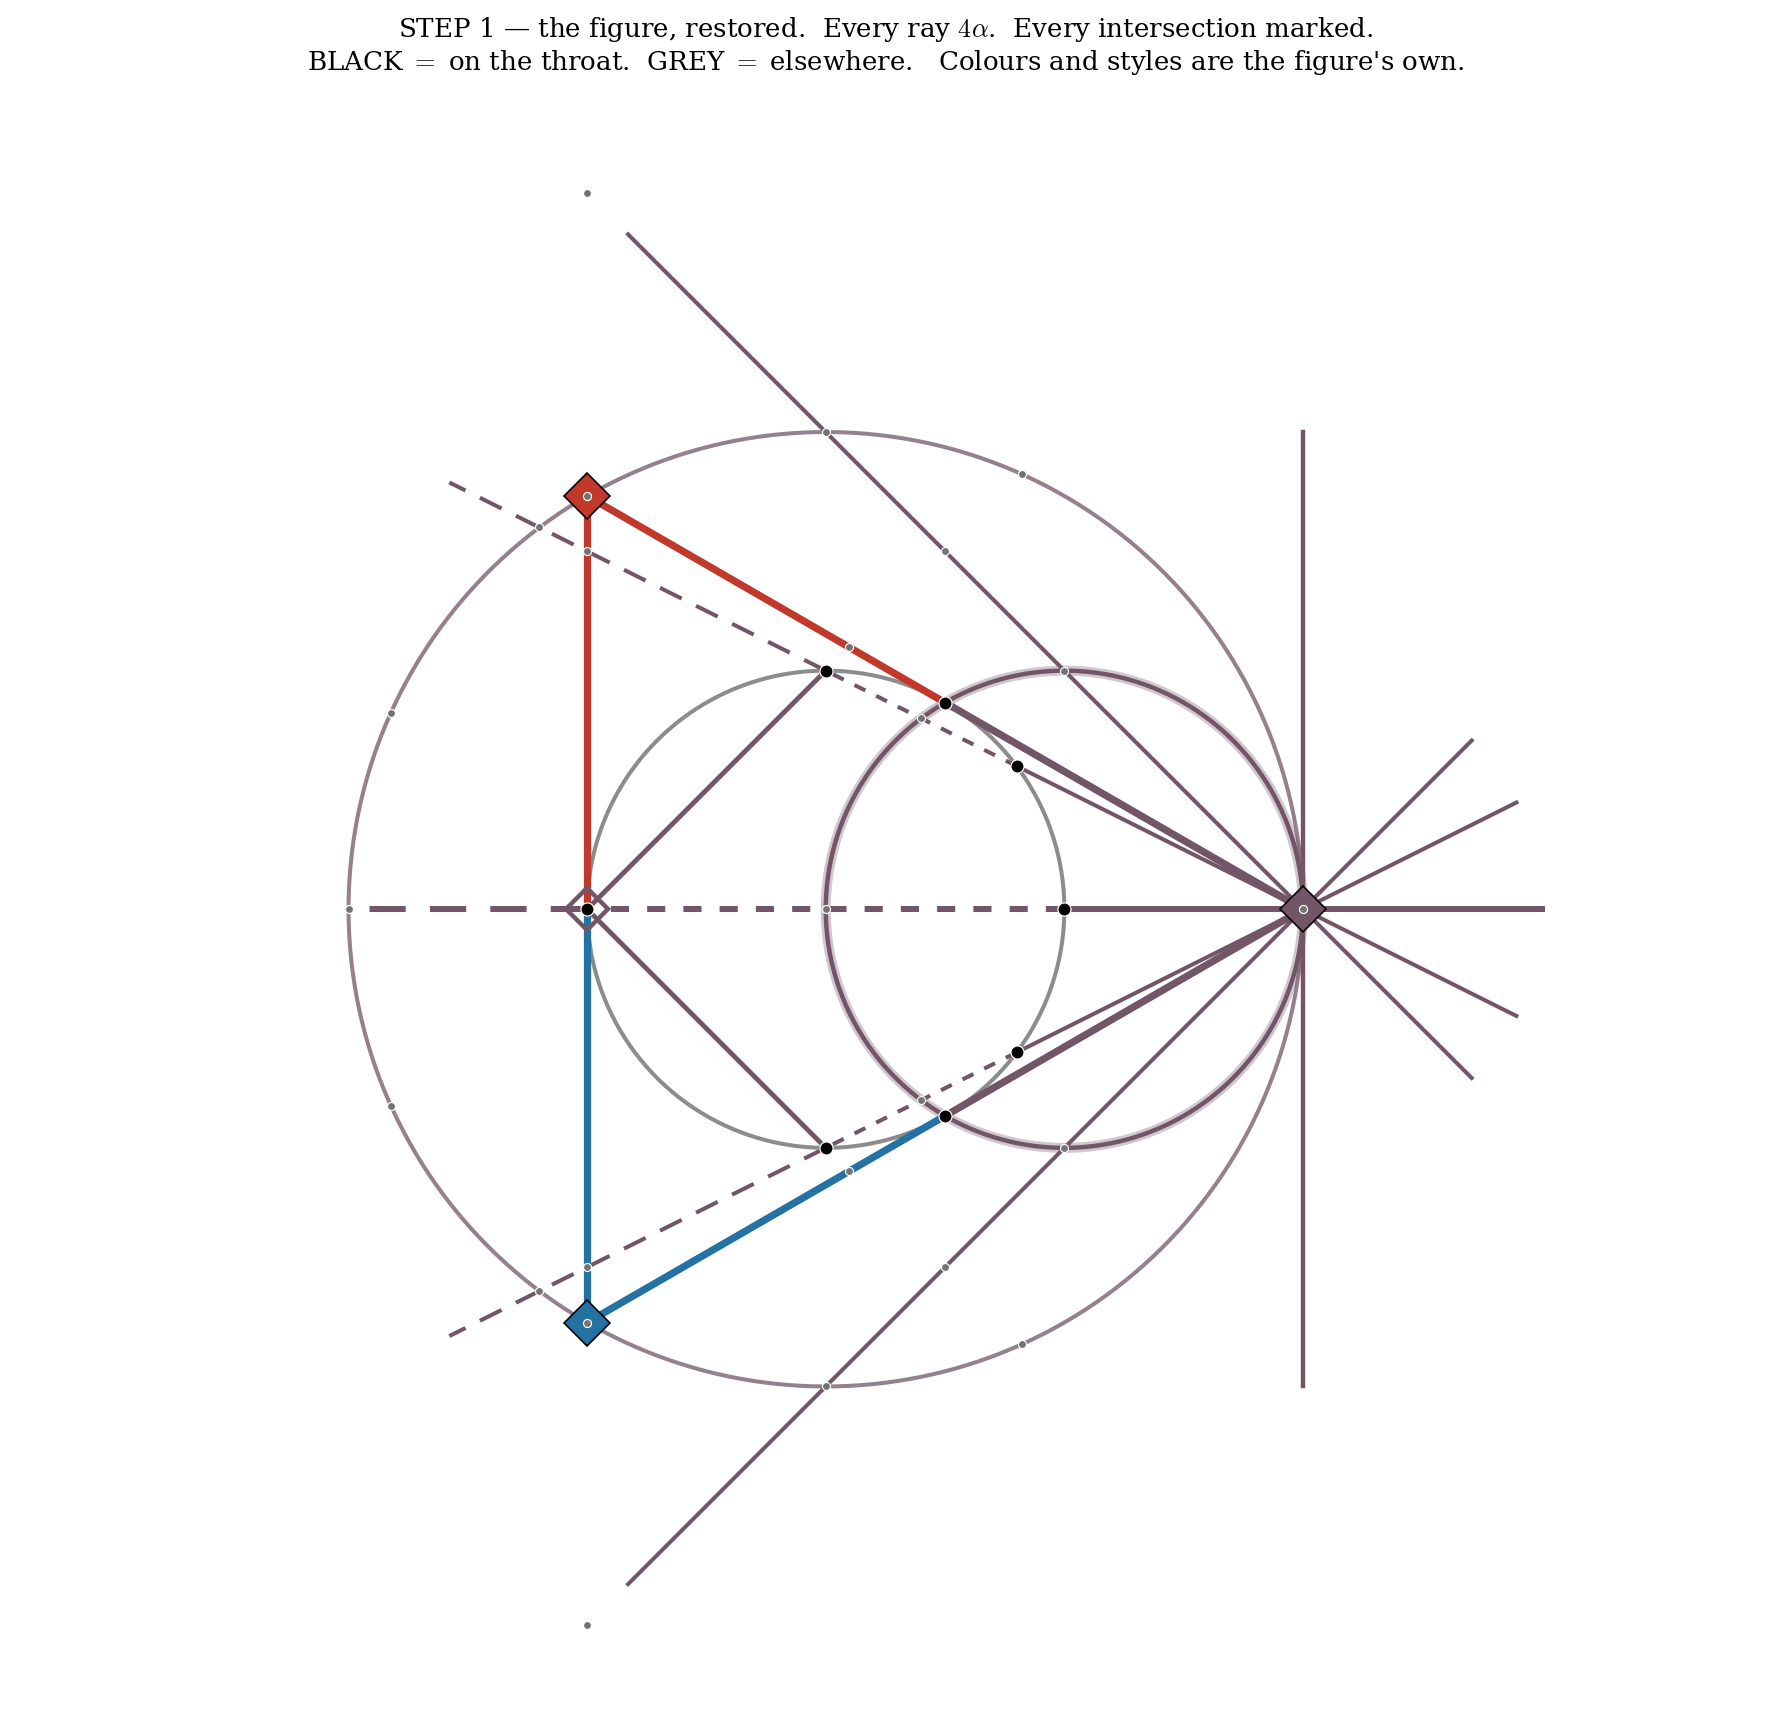

This chart was generated by the following Python code:
"""
STEP 1 (r1108) — p3_overhead.py, RESTORED. Rays cut to 4 alpha. Every intersection marked.

DARYL'S CONVENTIONS, read off his own code and KEPT:
    COLOUR = WHOSE IT IS.   PURPLE = hinge 0 and everything it draws.  RED = hinge 120.
                            BLUE = hinge 240.  The triangle's sides change colour AT the
                            tangent point -- "where the two rulings cross on their way across".
    STYLE  = WHERE IT IS.   solid       = hinge -> FIRST HIT      (the near side)
                            dotted(3,3) = first hit -> onward     (the far side)
                            dashed(6,4) = past the pole           ("up the hyperboloid")

CHANGES THIS STEP, and only these:
    * every ray from the hinge is cut to EXACTLY 4 alpha.
    * EVERY intersection is computed and marked -- lines x equator, lines x Thales,
      lines x each other, lines x the hinge circle.
NOTHING recoloured. Nothing invented. The numbers are printed so they can be checked.
"""
import numpy as np, matplotlib
matplotlib.use('Agg')
import matplotlib.pyplot as plt
import matplotlib.colors as mc
from itertools import combinations

plt.rcParams.update({'font.family': 'serif', 'font.size': 11, 'mathtext.fontset': 'cm'})
BLUE, RED = '#2471a3', '#c0392b'
PURPLE = tuple((np.array(mc.to_rgb(RED)) + np.array(mc.to_rgb(BLUE)))/2)
S3 = np.sqrt(3)
H = lambda d: 2*np.array([np.cos(np.deg2rad(d)), np.sin(np.deg2rad(d))])
COL = {0: PURPLE, 120: RED, 240: BLUE}
A0 = H(0)
RAY = 4.0                                    # ** 4 alpha. all of them. **

fig, ax = plt.subplots(figsize=(15.5, 15.5)); ax.set_aspect('equal')
th = np.linspace(0, 2*np.pi, 500)

# ---- the circles, as his ----
ax.plot(np.cos(th), np.sin(th), color='0.55', lw=2.0, zorder=2)                    # equator
ax.plot(2*np.cos(th), 2*np.sin(th), color=PURPLE, lw=2.0, alpha=0.75, zorder=1)    # hinge circle
ax.plot(1+np.cos(th), np.sin(th), color=PURPLE, lw=2.2, zorder=3)                  # Thales
ax.plot(1+np.cos(th), np.sin(th), color=PURPLE, lw=5.0, alpha=0.32, zorder=2)      # overcritical arc

# ---- the three sides: tangent at midpoints, colour changing there ----
for a, b in [(0, 120), (120, 240), (240, 0)]:
    A, B = H(a), H(b); M = (A+B)/2
    ax.plot([A[0], M[0]], [A[1], M[1]], color=COL[a], lw=3.6, zorder=4)
    ax.plot([M[0], B[0]], [M[1], B[1]], color=COL[b], lw=3.6, zorder=4)
for d in (0, 120, 240):
    ax.plot(*H(d), 'D', color=COL[d], ms=16, zorder=9, markeredgecolor='k', markeredgewidth=0.8)

# ---- hinge-0's rays, ALL 4 alpha, his styles ----
def unit(v): return v/np.hypot(*v)
RAYS = [('to the +pole',  np.array([0.8, +0.6]), np.array([0.0, +1.0])),
        ('to the -pole',  np.array([0.8, -0.6]), np.array([0.0, -1.0])),
        ('the horizontal', np.array([1.0, 0.0]), np.array([-1.0, 0.0]))]
for nm, K, P in RAYS:
    u = unit(K - A0)
    tK, tP = np.dot(K-A0, u), np.dot(P-A0, u)
    lw = 3.0 if 'horiz' in nm else 2.0
    ax.plot(*np.c_[A0, A0+tK*u], color=PURPLE, lw=lw, zorder=5)                       # solid: near
    ax.plot(*np.c_[A0+tK*u, A0+tP*u], color=PURPLE, lw=lw, ls=(0,(3,3)), zorder=5)    # dotted: far
    ax.plot(*np.c_[A0+tP*u, A0+RAY*u], color=PURPLE, lw=lw, ls=(0,(6,4)), zorder=5)   # dashed: beyond
    ax.plot(*np.c_[A0, A0-1.0*u], color=PURPLE, lw=lw, zorder=5)                      # behind the hinge
for sgn in (+1, -1):                                                                   # the 45-deg rays
    u = unit(np.array([1.0, sgn*1.0]) - A0)
    ax.plot(*np.c_[A0, A0+RAY*u], color=PURPLE, lw=2.0, zorder=5)
    ax.plot(*np.c_[A0, A0-1.0*u], color=PURPLE, lw=2.0, zorder=5)
ax.plot([2, 2], [A0[1]-RAY/2, A0[1]+RAY/2], color=PURPLE, lw=2.2, zorder=5)            # the vertical
for sgn in (+1, -1):                                                                   # the 45-deg chords
    ax.plot([0, -1], [sgn*1.0, 0], color=PURPLE, lw=2.4, zorder=5)
ax.plot(-1, 0, 'D', color=PURPLE, ms=15, zorder=10, markerfacecolor='none', markeredgewidth=2.2)

# =====================================================================
# EVERY INTERSECTION
# =====================================================================
def line_circle(P, u, C, R):
    f = P - C; b = 2*np.dot(f, u); c = np.dot(f, f) - R*R; disc = b*b - 4*c
    if disc < 0: return []
    return [P + t*u for t in ((-b-np.sqrt(disc))/2, (-b+np.sqrt(disc))/2)]
def line_line(P1, u1, P2, u2):
    A_ = np.array([u1, -u2]).T
    if abs(np.linalg.det(A_)) < 1e-12: return None
    t = np.linalg.solve(A_, P2 - P1); return P1 + t[0]*u1

# the full set of straight lines in the figure, as (name, point, direction)
LN = []
for nm, K, P in RAYS: LN.append((nm, A0, unit(K - A0)))
for sgn in (+1, -1): LN.append((f'45° {sgn:+d}', A0, unit(np.array([1.0, sgn*1.0]) - A0)))
LN.append(('the vertical', A0, np.array([0.0, 1.0])))
for a, b in [(0, 120), (120, 240), (240, 0)]: LN.append((f'side {a}-{b}', H(a), unit(H(b)-H(a))))
for sgn in (+1, -1): LN.append((f'45° chord {sgn:+d}', np.array([0.0, sgn*1.0]), unit(np.array([-1.0, -sgn*1.0]))))

pts = []
for nm, P, u in LN:
    for C, R, cn in [(np.zeros(2), 1.0, 'equator'), (np.array([1.0, 0.0]), 1.0, 'Thales'),
                     (np.zeros(2), 2.0, 'hinge circle')]:
        for X in line_circle(P, u, C, R): pts.append((X, f'{nm} × {cn}'))
for (n1, P1, u1), (n2, P2, u2) in combinations(LN, 2):
    X = line_line(P1, u1, P2, u2)
    if X is not None and np.hypot(*X) < 3.4: pts.append((X, f'{n1} × {n2}'))

uniq = []
for X, lab in pts:
    if not any(np.allclose(X, Y, atol=1e-6) for Y, _ in uniq): uniq.append((X, lab))
for X, lab in uniq:
    on_eq = abs(np.hypot(*X) - 1) < 1e-6
    ax.plot(*X, 'o', color=('k' if on_eq else '0.45'), ms=6.5 if on_eq else 4.0,
            zorder=11, markeredgecolor='w', markeredgewidth=0.6)

ax.set_xlim(-3.4, 3.9); ax.set_ylim(-3.4, 3.4); ax.axis('off')
ax.set_title("STEP 1 — the figure, restored.  Every ray $4\\alpha$.  Every intersection marked.\n"
             "BLACK $=$ on the throat.  GREY $=$ elsewhere.   Colours and styles are the figure's own.",
             fontsize=13, pad=14)
plt.savefig('step1_all_points.pdf', bbox_inches='tight')
plt.savefig('step1_all_points.png', dpi=145, bbox_inches='tight')

print(f"{len(uniq)} distinct intersections\n")
print("="*88)
print("ON THE THROAT — these are the ones that can be horizons")
print("="*88)
onthroat = [(X, l) for X, l in uniq if abs(np.hypot(*X)-1) < 1e-6]
for X, lab in sorted(onthroat, key=lambda z: np.degrees(np.arctan2(z[0][1], z[0][0])) % 360):
    b = np.degrees(np.arctan2(X[1], X[0])) % 360
    rat = all(abs(v*5 - round(v*5)) < 1e-9 for v in X)
    print(f"  ({X[0]:+.5f}, {X[1]:+.5f})   β = {b:7.3f}°   {'** RATIONAL **' if rat else ''}   {lab}")
print()
print("="*88)
print("OFF THE THROAT")
print("="*88)
for X, lab in sorted([(X, l) for X, l in uniq if abs(np.hypot(*X)-1) >= 1e-6],
                     key=lambda z: np.hypot(*z[0])):
    print(f"  ({X[0]:+.5f}, {X[1]:+.5f})   |X| = {np.hypot(*X):.5f}   {lab}")
